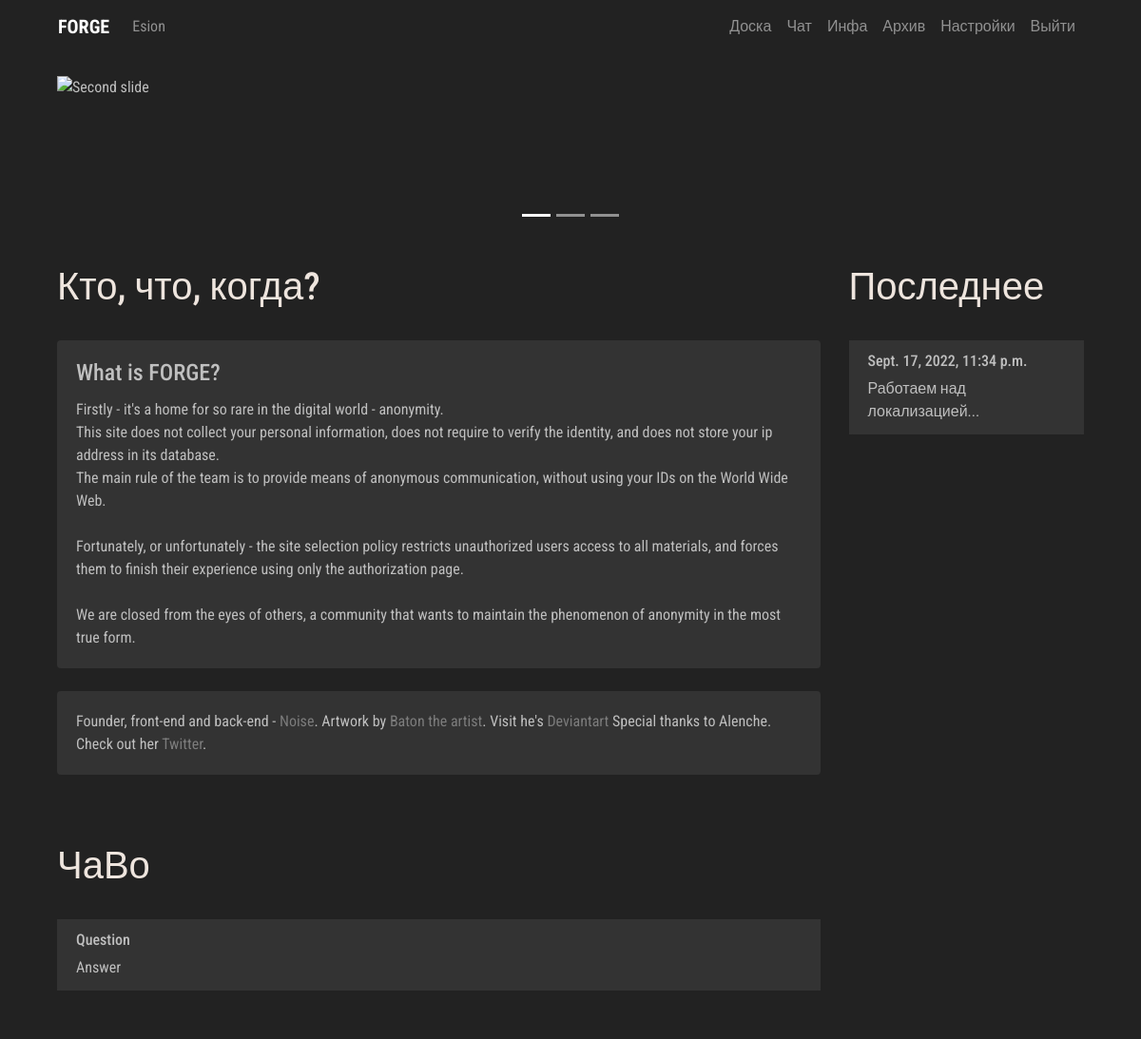
The page /info/ (signed in) on the database its author committed.
### manager/models.py (models this page shows, shortened)
class ChangeLog(models.Model):
    note_author = models.ForeignKey(User, on_delete=models.CASCADE)
    note_text = models.CharField('Note text', max_length=300)
    note_date = models.DateTimeField('Note date', auto_now=True)
    language_code = models.IntegerField(null=True, blank=True, default=0)

### paper/views.py (the view)
# urls.py: path('info/', views.info_view, name='info'),
def info_view(request):
    language_key = Hikka.objects.get(user=request.user.id).language_code
    logs = ChangeLog.objects.filter(language_code=language_key).order_by('-note_date')[:10]
    loc = UI
    if request.user.is_authenticated:
        loc_option = Hikka.objects.get(user=request.user.id).language_code
    else:
        loc_option = 0
    info = Info
    context = {
        'info': info,
        'UI': loc,
        'lang': loc_option,
        'logs': logs,
    }
    return render(request, 'info.html', context)

### board/templatetags/loc_extra.py (called while the page is built)
@register.filter
def return_item(l, i):
    try:
        return l[i]
    except:
        return None

### paper/templates/info.html (shortened to what this page needs)
{% extends 'hat.html' %}
{% block content %}
{% load loc_extra %}
<div class="row col-">
        <div class="col-sm-12 col-lg-9 col- content">
       <br>
<div class="trds">
  <main class="contentd" role="main">
  <header>
 <h1 data-text="{{ info.ABOUT|return_item:lang }}">{{ info.ABOUT|return_item:lang }}</h1></header></main></div>
<br>
<div class="card">
  <div class="card-body">  <h4 class="card-title">What is FORGE?</h4>
Firstly - it's a home for so rare in the digital world - anonymity.<br>
This site does not collect your personal information, does not require
to verify the identity, and does not store your ip address in its
database.<br>
The main rule of the team is to provide means of anonymous communication, without using your IDs on the World Wide Web.<br>
<br>
Fortunately, or unfortunately - the site selection policy restricts
unauthorized users access to all materials, and forces them to finish
their experience using only the authorization page. <br>
<br>
We are closed from the eyes of others, a community that wants to maintain the phenomenon of anonymity in the most true form.
  </div>
</div>
<br>
<div class="card">
  <div class="card-body">
    Founder, front-end and back-end - <a href="#">Noise</a>.
   Artwork by <a href="#">Baton the artist</a>. Visit he's <a href="https://rickyraebaton.deviantart.com/" target="_blank"> Deviantart </a>
   Special thanks to Alenche. Check out her <a href="https://twitter.com/UkySo" target="_blank">Twitter</a>.
  </div>
</div>
<br>
<br> <br>
 <div class="trds">
  <main class="contentd" role="main">
  <header>
 <h1 data-text="{{ info.FREQUENTLY_ASKED_QUESTIONS|return_item:lang }}">{{ info.FREQUENTLY_ASKED_QUESTIONS|return_item:lang }}</h1></header></main></div>
<br>
 <ul class="list-group">
  <li class="list-group-item"><h6>Question</h6>
  Answer</li>
  </ul>
  <br>
</div>
      <div class="col-sm-12 col-lg-3 col- left-sidebar">
      <br>
       <div class="trds">
  <main class="contentd" role="main">
  <header>
 <h1 data-text="{{ info.LATEST|return_item:lang }}">{{ info.LATEST|return_item:lang }}</h1></header></main></div> <br>
<ul class="list-group">
    {% if logs %}
    {% for log in logs %}
  <li class="list-group-item"> <h6> {{ log.note_date }} </h6>
      {{ log.note_text }}</li>
    {% endfor %}
    {% else %}
    No logs to display
    {% endif %}
</ul>
<br>
    </div>
 </div>
{% endblock %}

### board/templates/hat.html (shortened to what this page needs)
<!DOCTYPE html>
{% load loc_extra %}
<html lang="en"><head>
	<link rel="stylesheet" href="https://stackpath.bootstrapcdn.com/bootstrap/4.3.1/css/bootstrap.min.css">
     {% load static %}
    <link rel="stylesheet" href=" {% static 'css/master.css' %} " type="text/css">
  </head>
  <body>
<div class="container">
   <nav class="navbar navbar-expand-lg navbar-dark" style="background-color: #222222;">
  <div class="collapse navbar-collapse" id="navbarTogglerDemo01">
    <a class="navbar-brand" href="{% url 'Manager:me' %}"><b>FORGE</b></a>
    <ul class="navbar-nav mr-auto mt-2 mt-lg-0">
    {% if user.is_authenticated %}
         <li class="nav-item">
           <a class="nav-link" href="{% url 'Board:user' %}">{{ user.username }}</a>
      </li>
        {% else %}
        <li class="nav-item">
        <a class="nav-link" href="{% url 'Manager:login' %}">{{ UI.LOG_IN|return_item:lang }}</a>
      </li>
        {% endif %}
    </ul>
     <ul class="navbar-nav  mt-2 mt-lg-0">
      <li class="nav-item">
        <a class="nav-link" href="{% url 'Board:board' %}">{{ UI.BOARD|return_item:lang }}</a>
      </li>
      <li class="nav-item">
        <a class="nav-link" href="#">{{ UI.CHAT|return_item:lang }}</a>
      </li>
      <li class="nav-item">
        <a class="nav-link" href="{% url 'Paper:info' %}">{{ UI.INFO|return_item:lang }}</a>
      </li>
      <li class="nav-item">
        <a class="nav-link" href="{% url 'Archive:index' %}">{{ UI.ARCHIVE|return_item:lang }}</a>
      </li>
      <li class="nav-item">
        <a class="nav-link" href="#">{{ UI.SETTINGS|return_item:lang }}</a>
      </li>
      <li class="nav-item">
        <a class="nav-link" href="{% url 'Manager:logout' %}">{{ UI.LOG_OUT|return_item:lang }}</a>
      </li>
    </ul>
  </div>
</nav>
<div class="col-lg-12 head-block"><br>
<div id="carouselExampleControls" class="carousel slide" data-ride="carousel">
     <ol class="carousel-indicators">
    <li data-target="#carouselExampleControls" data-slide-to="0" class="active"></li>
    <li data-target="#carouselExampleControls" data-slide-to="1"></li>
    <li data-target="#carouselExampleControls" data-slide-to="2"></li>
  </ol>
  <div class="carousel-inner">
    <div class="carousel-item active">
      <img class="d-block w-100" src="{% static 'imgs/go.png' %}" alt="Second slide" height="150px">
    </div>
  </div>
<br>
</div>
{% block content %} {% endblock %}
<br>
    </div>
</div>
</body>
</html>

### static/css/master.css (style rules this page uses)
.head-block,.top-menu,.top-material,.left-sidebar,.content { background:#222222; margin-bottom:5px; }
.head-block { height:40px; }
.content { border: none; }
.head-block { height:150px; background:right center no-repeat; }
.card { background: #333333; border: none; }
.list-group, .list-group-item { background: #333333; border: none; }
body { font-family: 'Roboto Condensed', sans-serif; font-size: initial; }
a { color: #7c7c7c; font-size: initial; }
body { background: #222; color: #bfbfbf; }
.contentd header h1 { position:relative;color:#eee5de }
.contentd header h1:after, .contentd header h1:before { position:absolute;top:0;overflow:hidden;clip:rect(0,100vw,0,0);content:attr(data-text);background: #a9a9a9 }
.contentd header h1:before { left:-1vmin;animation:noise 7s infinite steps(3,end) alternate-reverse;color:#71fcff;text-shadow:.4vmin 0 #00f,-.2vmin 1vmin red }
.contentd header h1:after { left:1vmin;animation:noise-alt 5s infinite steps(3,end) alternate-reverse;color:#ff9eed;text-shadow:-2vmin 0 #ff0,.1vmin -1vmin #00f }
.trds { background: #none; }

### rows shown on the page
ChangeLog: note_date "Sept. 17, 2022, 11:34 p.m.", note_text "Работаем над локализацией..."

### other values the page prints
{{ user.username }} "Esion"
{{ UI.BOARD|return_item:lang }} "Доска"
{{ UI.CHAT|return_item:lang }} "Чат"
{{ UI.INFO|return_item:lang }} "Инфа"
{{ UI.ARCHIVE|return_item:lang }} "Архив"
{{ UI.SETTINGS|return_item:lang }} "Настройки"
{{ UI.LOG_OUT|return_item:lang }} "Выйти"
{{ info.ABOUT|return_item:lang }} "Кто, что, когда?"
{{ info.FREQUENTLY_ASKED_QUESTIONS|return_item:lang }} "ЧаВо"
{{ info.LATEST|return_item:lang }} "Последнее"
